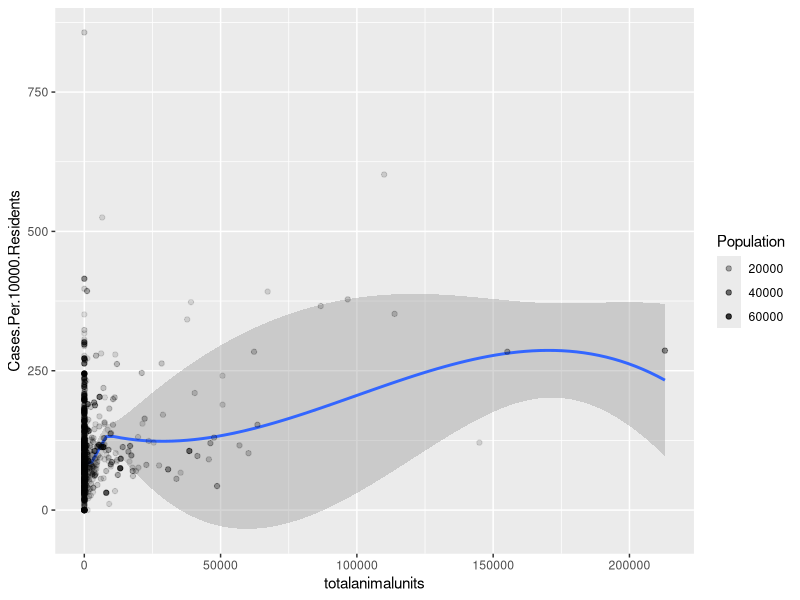
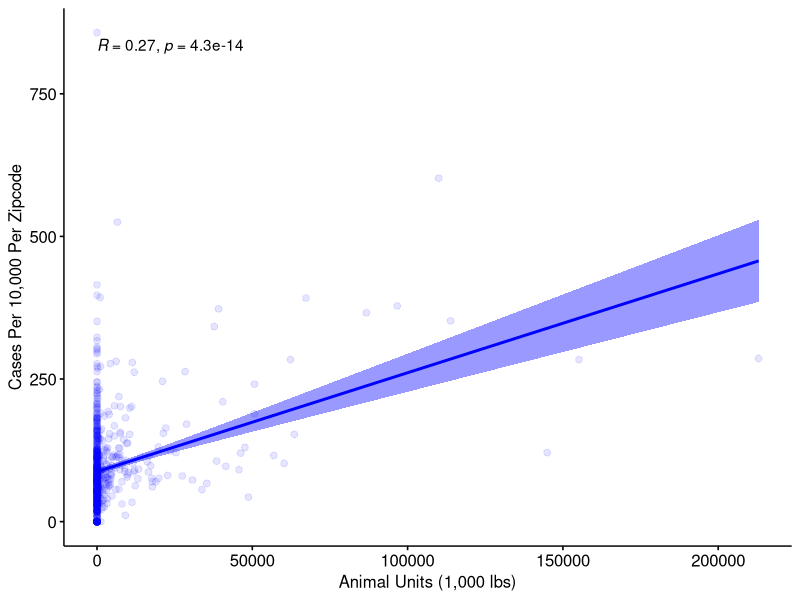
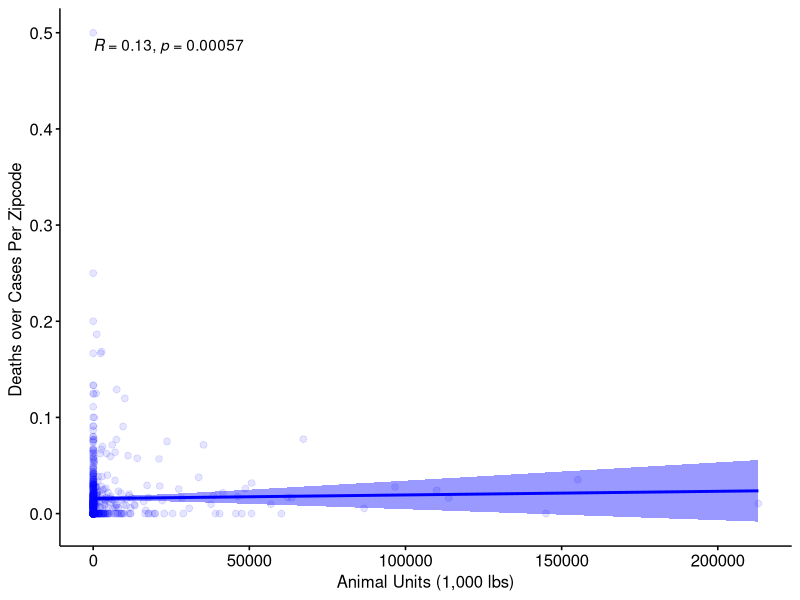
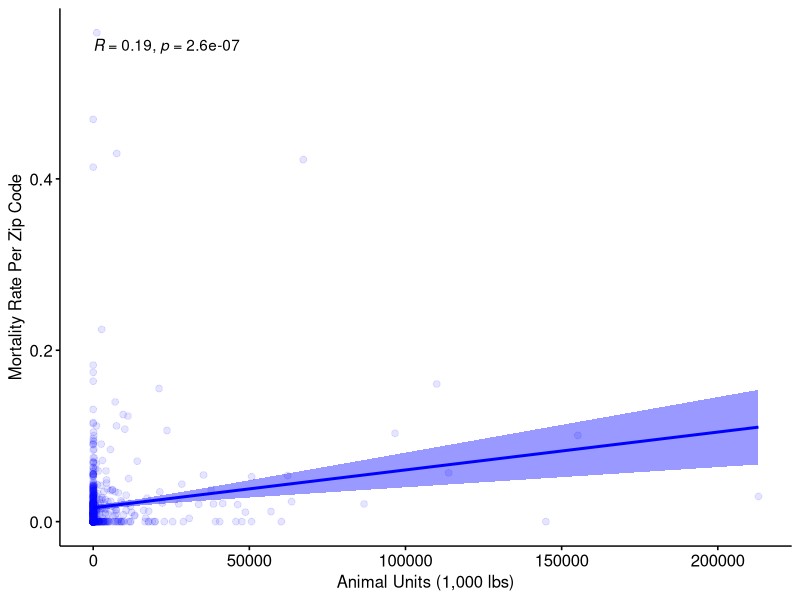
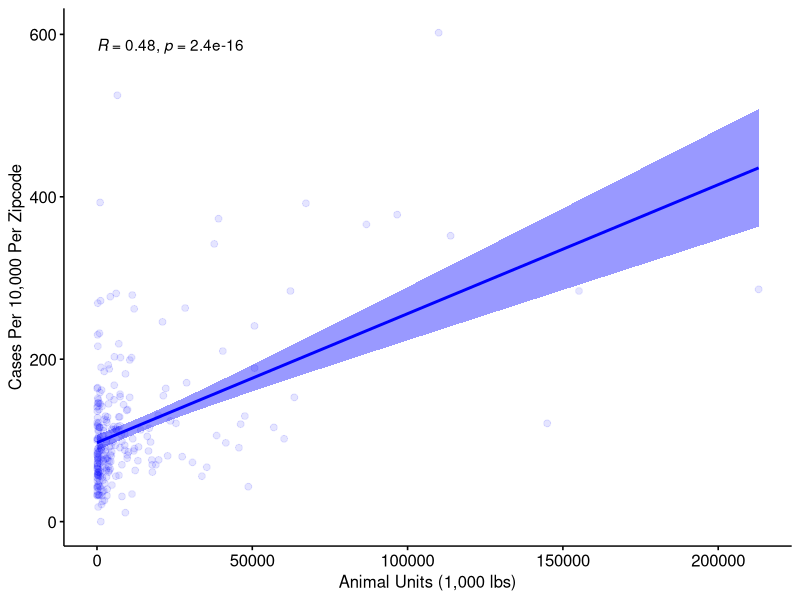

These figures' R source, in order:
setwd(choose.dir())
library(tidyverse)
library(caTools)
library(ggpubr)

cafos <- read.csv("cafos.csv")

#initial scatter plot
ggplot(cafos) + 
  geom_smooth(mapping = aes(x = totalanimalunits, y = Cases.Per.10000.Residents)) + 
  geom_point(mapping = aes(x = totalanimalunits, y = Cases.Per.10000.Residents, alpha = Population))

#doing a bivaritate regression to test signifigance
linear <-  lm(Cases.Per.10000.Residents~totalanimalunits, data = cafos)
summary(linear)

#testing to see if the data is distributed normally
#shapiro test to see if the data follow normal distribution. If it is greater than 0.5 than it does
shapiro.test(cafos$totalanimalunits) # p value is less than 0.05 so it is NOT normal distribution 
#it is <2.2e-16 so it is not normal distribution so can not use pearson correlation coefficient
#have to use spearman or kendall
shapiro.test(cafos$Cases.Per.10000.Residents) #p-value <2.2e-16
shapiro.test(cafos$MortalityRate)# p-value < 2.2e-16


#after the shapiro tests we know that our data is not normally distributed we have to use spearman
casesper10000result <- cor.test(cafos$totalanimalunits, cafos$Cases.Per.10000.Residents, method = "spearman") # R = 0.27
mortalityrateresult <- cor.test(cafos$totalanimalunits, cafos$MortalityRate, method = "spearman") # R = 0.19

#wanted to test pearson correlation coefficient just to see how different the correlations would be
cor(cafos$totalanimalunits, cafos$Cases.Per.10000.Residents, method = "pearson") #0.34
cor(cafos$totalanimalunits, cafos$MortalityRate, method = "pearson")#0.15


#creating the visulations of the correlations
ggscatter(cafos, x = "totalanimalunits", y = "Cases.Per.10000.Residents", 
          add = "reg.line", conf.int = TRUE, 
          cor.coef = TRUE, cor.method = "spearman",
          xlab = "Animal Units (1,000 lbs)", ylab = "Cases Per 10,000 Per Zipcode", alpha = 0.1, color = "blue")

ggscatter(cafos, x = "totalanimalunits", y = "deathsovercases", 
          add = "reg.line", conf.int = TRUE, 
          cor.coef = TRUE, cor.method = "spearman",
          xlab = "Animal Units (1,000 lbs)", ylab = "Deaths over Cases Per Zipcode ", alpha = 0.1, color = "blue")

ggscatter(cafos, x = "totalanimalunits", y = "MortalityRate", 
          add = "reg.line", conf.int = TRUE, 
          cor.coef = TRUE, cor.method = "spearman",
          xlab = "Animal Units (1,000 lbs)", ylab = "Mortality Rate Per Zip Code", alpha = 0.1, color = "blue")


#I saw that there were 502 of zipcodes that had 0 large Cafos in them filtered all of those out. 
cafos3 <- filter(cafos, totalanimalunits != 0) 

#did the same test for dataset with zipcodes filtered out as the ones with all
linear <-  lm(Cases.Per.10000.Residents~totalanimalunits, data = cafos3)
summary(linear)

ggscatter(cafos3, x = "totalanimalunits", y = "Cases.Per.10000.Residents", 
          add = "reg.line", conf.int = TRUE, 
          cor.coef = TRUE, cor.method = "pearson",
          xlab = "Animal Units (1,000 lbs)", ylab = "Cases Per 10,000 Per Zipcode", alpha = 0.1, color = "blue")
